Frame 1 (no input): blank canvas, image omitted
Frame 60 (no input): blank canvas, image omitted
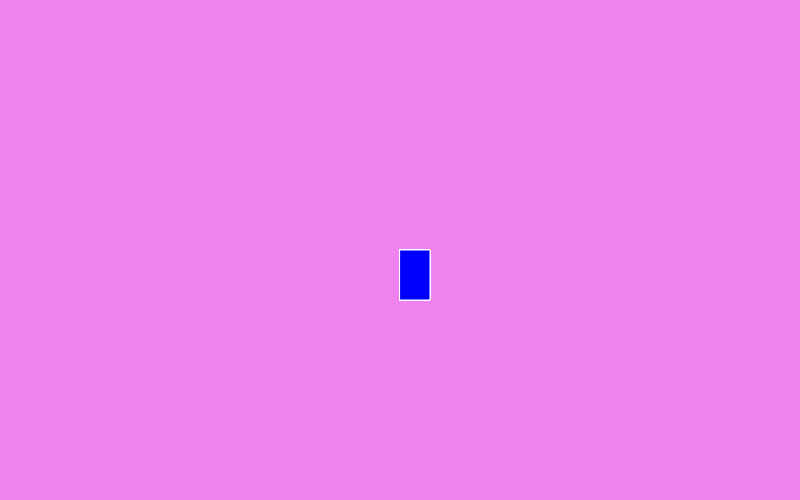
Frame 120 (the mouse pressed at the canvas centre since frame 60)

The p5.js sketch whose frames 1 and 60 were blank and that drew this single picture after the mouse press (run headless with seeded random() and noise() and a simulated clock; from frame 60 on, the mouse is pressed at the canvas centre):

// p5.js sketch
// ── sketch.js
function setup() {
  createCanvas(800, 500);
  background("violet");
}

function draw() {
  stroke("white");
  fill("blue");
  if(mouseIsPressed){
    rect(mouseX, mouseY, 30, 50)
  }
}
